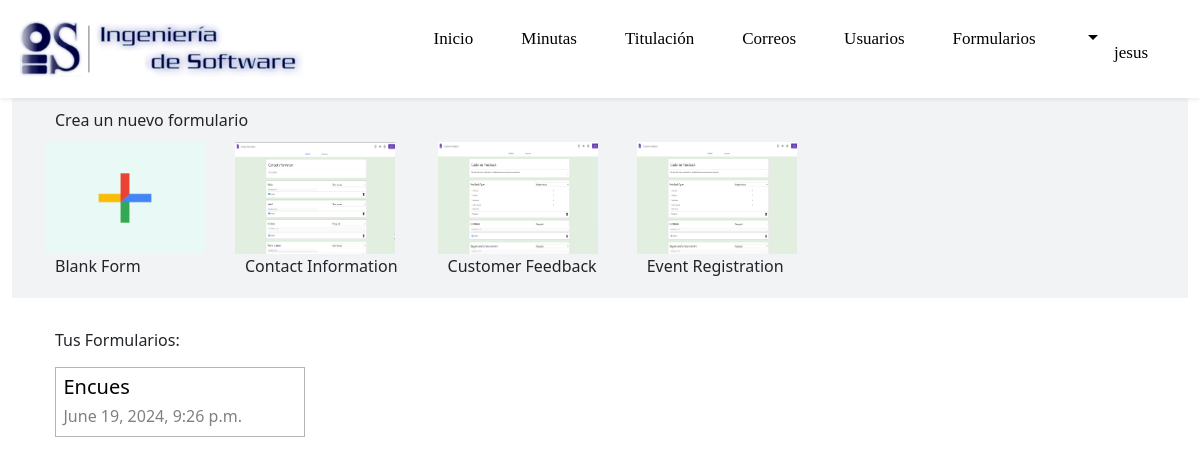
/forms/ (signed in), run on an earlier commit of the app's database.
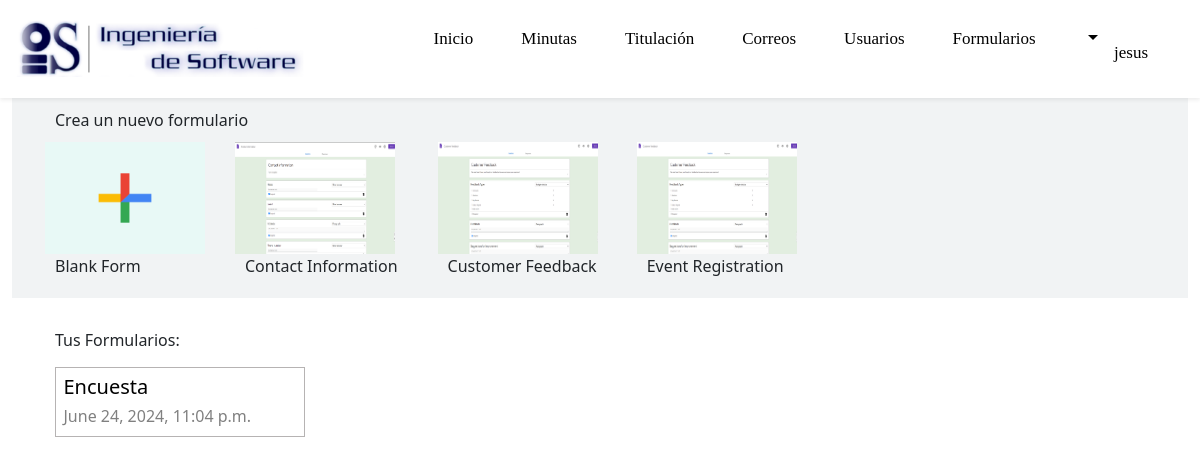
And on a later commit of the database.
### formularios/models.py (models this page shows)
class Form(models.Model):
    code = models.CharField(max_length=30)
    title = models.CharField(max_length=200)
    description = models.CharField(max_length=10000, blank = True)
    creator = models.ForeignKey(CaseiUser, on_delete = models.CASCADE, related_name = "creator")
    background_color = models.CharField(max_length=20, default = "#d9efed")
    text_color = models.CharField(max_length=20, default="#272124")
    collect_email = models.BooleanField(default=False)
    authenticated_responder = models.BooleanField(default = False)
    edit_after_submit = models.BooleanField(default=False)
    confirmation_message = models.CharField(max_length = 10000, default = "Your response has been recorded.")
    is_quiz = models.BooleanField(default=False)
    allow_view_score = models.BooleanField(default= True)
    createdAt = models.DateTimeField(auto_now_add = True)
    updatedAt = models.DateTimeField(auto_now = True)
    questions = models.ManyToManyField(Questions, related_name = "questions")

### formularios/views.py (the view)
# urls.py: path('forms/', include('formularios.urls')),
def forms(request):
    if not request.user.is_authenticated:
        return HttpResponseRedirect(reverse('login'))
    forms = Form.objects.filter(creator = request.user)
    return render(request, "index/forms.html", {
        "forms": forms
    })

### formularios/templates/index/forms.html (shortened to what this page needs)
{% extends 'main.html' %}
{% load static %}
{% load static %}
{% block head %}
<link rel="stylesheet" href="{% static 'index/style.css' %}">
<link rel="stylesheet" href="{% static 'index/HurlUI.css' %}">
{% endblock head %}
{% block content %}
<div class="container-fluid">
    <div class="create-form">
        <div class="container">
            <p class="forms-label">Crea un nuevo formulario</p>
            <div class="form-template-box">
                <img src = "{% static 'Icon/blank-form.png' %}" alt = "Blank form" title = "Blank form" id="create-blank-form">
                <span class="form-template-label">Blank Form</span>
            </div>
            <div class="form-template-box big-screen">
                <img src = "{% static 'Template/contact_information.png' %}" alt = "Contact Information" title = "Contact Information" id="create-contact-form">
                <span class="form-template-label">Contact Information</span>
            </div>
            <div class="form-template-box big-screen">
                <img src = "{% static 'Template/customer_feedback.png' %}" alt = "Customer Feedback" title = "Customer Feedback" id="create-customer-feedback">
                <span class="form-template-label">Customer Feedback</span>
            </div>
            <div class="form-template-box big-screen">
                <img src = "{% static 'Template/customer_feedback.png' %}" alt = "Event Registration" title = "Event Registration" id="create-event-registration">
                <span class="form-template-label">Event Registration</span>
            </div>
        </div>
    </div>
    <div class="container">
        <div class="form-list">
            <p class="forms-label">Tus Formularios:</p>
            {% for i in forms %}
            <a href = "{% url 'edit_form' i.code %}" class="form-list-link">
                <div class="form-box">
                    <div class="form-list-title"><h5 class="form-list-title-text">{{i.title}}</h5></div>
                    {% if i.createdAt == i.updatedAt %}
                    <p class="form-list-timestamp">{{i.createdAt}}</p>
                    {% else %}
                    <p class="form-list-timestamp">{{i.updatedAt}}</p>
                    {% endif %}
                </div>
            </a>
            {% endfor %}
        </div>
    </div>
</div>
{% endblock content %}

What changed in the data, as far as the page shows it:
changed Form: title "Encues" → "Encuesta"; updatedAt "June 19, 2024, 9:26 p.m." → "June 24, 2024, 11:04 p.m."
